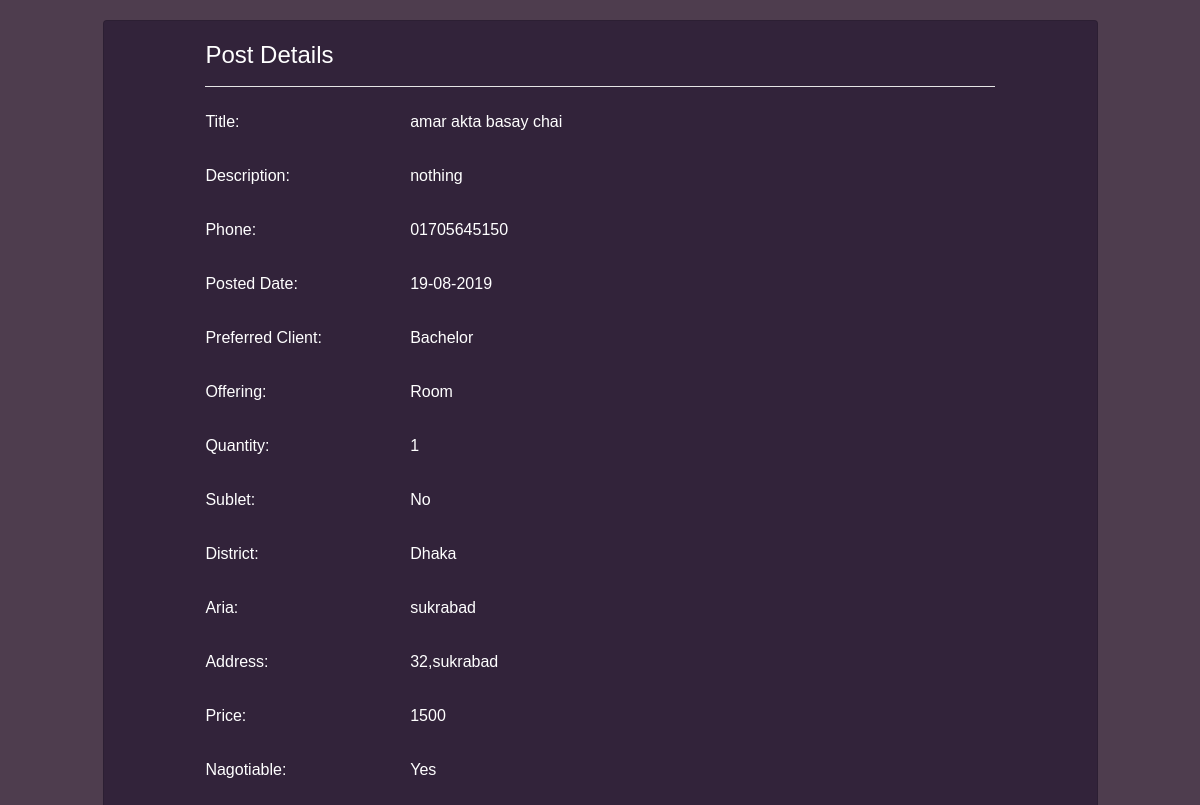
/detailPosts.php?id=p1908_1, run on the app's committed database.
### tables this page shows
CREATE TABLE `posts` (
  `counter` int(11) NOT NULL,
  `id` varchar(50) NOT NULL,
  `title` varchar(300) NOT NULL,
  `description` text NOT NULL,
  `phone` varchar(50) NOT NULL,
  `date` varchar(50) NOT NULL,
  `user_name` varchar(50) NOT NULL,
  `user_email` varchar(50) NOT NULL,
  `preferred_client` varchar(50) NOT NULL,
  `month` varchar(50) NOT NULL,
  `offering` varchar(50) NOT NULL,
  `quantity` int(50) NOT NULL,
  `sublet` varchar(50) NOT NULL,
  `district` varchar(50) NOT NULL,
  `aria` varchar(50) NOT NULL,
  `address` varchar(100) NOT NULL,
  `price` double NOT NULL,
  `nagotiable` varchar(50) NOT NULL,
  `image1` varchar(350) NOT NULL,
  `image2` varchar(350) DEFAULT NULL,
  `image3` varchar(350) DEFAULT NULL,
  `approved` varchar(50) NOT NULL
);

### detailPosts.php (the view, shortened to what this page needs)
<!doctype html>
<html lang="en">
<head>
    <link rel="stylesheet" href="./css/jquery-ui.min.css">
    <link rel="stylesheet" href="./css/bootstrap.min.css">
    <link rel="stylesheet" href="./css/style.css">
</head>
<?php
include('Admin/dbname.php');
$id=$_GET['id'];
$show="SELECT * from posts where id='$id'";
?>
        <div class="row">
            <div class="col-md-12">
                <div id="body_change">
                        <div class="row">
                                <div class="col-md-1"></div>
                                <div class="col-md-10" style="margin-top:20px;">
                                    <div class="card">
                                        <div class="card-body">
                                            <div class="row">
                                                <div class="col-md-1"></div>
                                                <div class="col-md-10">
                                                    <h4>Post Details</h4>
                                                    <hr class="hr_white">
                                                </div>
                                            </div>
                                            <div class="row">
                                                <div class="col-md-1"></div>
                                                <div class="col-md-10">
                                                       <?php
                                                            $result=mysqli_query($conn,$show);
	                                                        $row=mysqli_fetch_array($result)
	                                                   ?>
                                                    <form>
                                                        <div class="form-group row">
                                                            <label for="title" class="col-3 col-form-label">Title:</label>
                                                            <label id="title" class="col-9 col-form-label"><?php echo $row['title'];?></label>
                                                        </div>
                                                        <div class="form-group row">
                                                            <label for="description" class="col-3 col-form-label">Description:</label>
                                                            <label id="description" class="col-9 col-form-label"><?php echo $row['description'];?></label>
                                                        </div>
                                                        <div class="form-group row">
                                                            <label for="phone" class="col-3 col-form-label">Phone:</label>
                                                            <label id="phone" class="col-9 col-form-label"><?php echo $row['phone'];?></label>
                                                        </div>
                                                        <div class="form-group row">
                                                            <label for="date" class="col-3 col-form-label">Posted Date:</label>
                                                            <label id="date" class="col-9 col-form-label"><?php echo $row['date'];?></label>
                                                        </div>
                                                        <div class="form-group row">
                                                            <label for="preferred_client" class="col-3 col-form-label">Preferred Client:</label>
                                                            <label id="preferred_client" class="col-9 col-form-label"><?php echo $row['preferred_client'];?></label>
                                                        </div>
                                                        <div class="form-group row">
                                                            <label for="offering" class="col-3 col-form-label">Offering:</label>
                                                            <label id="offering" class="col-9 col-form-label"><?php echo $row['offering'];?></label>
                                                        </div>
                                                        <div class="form-group row">
                                                            <label for="quantity" class="col-3 col-form-label">Quantity:</label>
                                                            <label id="quantity" class="col-9 col-form-label"><?php echo $row['quantity'];?></label>
                                                        </div>
                                                        <div class="form-group row">
                                                            <label for="sublet" class="col-3 col-form-label">Sublet:</label>
                                                            <label id="sublet" class="col-9 col-form-label"><?php echo $row['sublet'];?></label>
                                                        </div>
                                                        <div class="form-group row">
                                                            <label for="district" class="col-3 col-form-label">District:</label>
                                                            <label id="district" class="col-9 col-form-label"><?php echo $row['district'];?></label>
                                                        </div>
                                                        <div class="form-group row">
                                                            <label for="aria" class="col-3 col-form-label">Aria:</label>
                                                            <label id="aria" class="col-9 col-form-label"><?php echo $row['aria'];?></label>
                                                        </div>
                                                        <div class="form-group row">
                                                            <label for="address" class="col-3 col-form-label">Address:</label>
                                                            <label id="address" class="col-9 col-form-label"><?php echo $row['address'];?></label>
                                                        </div>
                                                        <div class="form-group row">
                                                            <label for="price" class="col-3 col-form-label">Price:</label>
                                                            <label id="price" class="col-9 col-form-label"><?php echo $row['price'];?> </label>
                                                        </div>
                                                        <div class="form-group row">
                                                            <label for="nagotiable" class="col-3 col-form-label">Nagotiable:</label>
                                                            <label id="nagotiable" class="col-9 col-form-label"><?php echo $row['nagotiable'];?></label>
                                                        </div>
                                                    </form>
                                                </div>
                                            </div>
                                        </div>
                                    </div>
                                </div>
                            </div>
                </div>
            </div>
        </div>
</body>
</html>

### css/style.css (style rules this page uses)
* { padding: 0; margin: 0; font-family: 'Trebuchet MS',Calibri,'Gill Sans MT','Gill Sans' , sans-serif }
.card { color: #fff; background-color: #32233a; }
.hr_white { color: #fff; background: #fff; }

### data on the page
posts: title "amar akta basay chai", description "nothing", phone "01705645150", date "19-08-2019", preferred_client "Bachelor", offering "Room", quantity "1", sublet "No", district "Dhaka", aria "sukrabad", address "32,sukrabad", price "1500", nagotiable "Yes"
